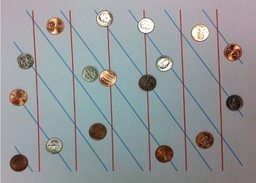
#> input picture hough.jpg, 256 x 183 px, shrunk from 666 x 477 before the run
$ jupyter execute project_3_task_3.ipynb
#> lines starting #> are read from the running program, lines starting #| are printed output that depends on the picture; after the words box and inside, x2 and y2 are one past the last pixel; in counts of white or black regions, pixels touching at a corner belong together
[cell 1]
def edge_detection(image):
    gx = cv2.Canny(image,100,250)
    cv2.imwrite("edge_detected.jpg",gx)

    return gx

[cell 2]
def hough_line(img, step=1, value_threshold=100.0):
    diag_len = int(round(math.sqrt((img.shape[0])**2 + (img.shape[1])**2)))
    rho = np.linspace(-diag_len, diag_len, diag_len * 2)
    theta = np.deg2rad(np.arange(0, 360.0, step))


    cos_t = np.cos(theta)
    sin_t = np.sin(theta)
    num_theta = len(theta)

    accumulator = np.zeros((2 * diag_len, num_theta), dtype=np.uint32)

    are_edges = img > value_threshold
    y_idx, x_idx = np.nonzero(are_edges)

    for i in range(len(x_idx)):
        x = x_idx[i]
        y = y_idx[i]

        for t_idx, angle in enumerate(theta):
            rho_1 = diag_len + int(round(x * math.cos(angle) + y * math.sin(angle)))
            accumulator[rho_1, t_idx] += 1

    return accumulator, theta, rho

[cell 3]
def drawangled(image,accumulator, theta, r):
    idx1 = np.argsort(accumulator.ravel(), axis=None)[-14:]  #-14
    idx2= np.argsort(accumulator.ravel(), axis=None)[-32:-28]
    idx= np.hstack((idx1,idx2))
    rho = r[idx // accumulator.shape[1]]
    theta1 = theta[idx % accumulator.shape[1]]

#     t=theta[270]
    for r, t in zip(rho,theta1):
        a = np.cos(t)
        b = np.sin(t)
        x0 = a*r
        y0 = b*r
        x1 = int(x0 + 1000*(-b))
        y1 = int(y0 + 1000*(a))
        x2 = int(x0 - 1000*(-b))
        y2 = int(y0 - 1000*(a))
        cv2.line(image, (x1,y1),(x2,y2),(255,0,0),2)

    return image

[cell 4]
def draw_vertical(image,accumulator, theta, r):
    idx = np.argsort(accumulator.ravel(), axis=None)[-25:-15]  #-50:-47
#     idx2=np.argsort(accumulator.ravel(), axis=None)[-50]
#     idx3= np.argsort(accumulator.ravel(), axis=None)[-50]
#     idx4=np.vstack((idx,idx2,idx3))
    rho = r[idx // accumulator.shape[1]]
    theta1 = theta[idx % accumulator.shape[1]]

#     t=theta[270]
    for r, t in zip(rho,theta1):
        a = np.cos(t)
        b = np.sin(t)
        x0 = a*r
        y0 = b*r
        x1 = int(x0 + 1000*(-b))
        y1 = int(y0 + 1000*(a))
        x2 = int(x0 - 1000*(-b))
        y2 = int(y0 - 1000*(a))
        cv2.line(image, (x1,y1),(x2,y2),(255,0,0),2)

    return image

[cell 5]
def main():
    image= cv2.imread("hough.jpg",0)
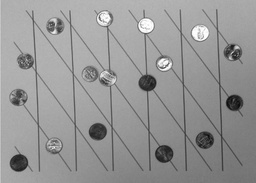
#> image: shape (183, 256); min 11, max 255, mean 150
    image1=cv2.imread("hough.jpg")
#> image1 is the input picture: shape (183, 256, 3); mean B, G, R 152.8, 150.8, 147.3
    image2=cv2.imread("hough.jpg")


    x=edge_detection(image)
#> in edge_detection, `gx = cv2.Canny(image,100,250)`:
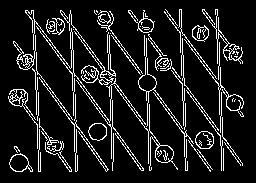
#> gx: shape (183, 256); 10.9% white in thin lines or dots, all inside (x1, y1, x2, y2) = (8, 9, 244, 172)
    print(x)
#> (printed output is left out)
    accumulator, theta, r = hough_line(x)
#> in hough_line, `y_idx, x_idx = np.nonzero(are_edges)`: y_idx = 5089 values from 9 to 171; x_idx = 5089 values, max 243 at index 2997, min 8 at index 2774, mean 125.3
#> the loop in hough_line, `for i in range(len(x_idx)):` made 5089 passes
#> (x, y) on passes 1 to 3: (165, 9), (179, 9), (180, 9)
#> after the loop in hough_line, `for i in range(len(x_idx)):`:
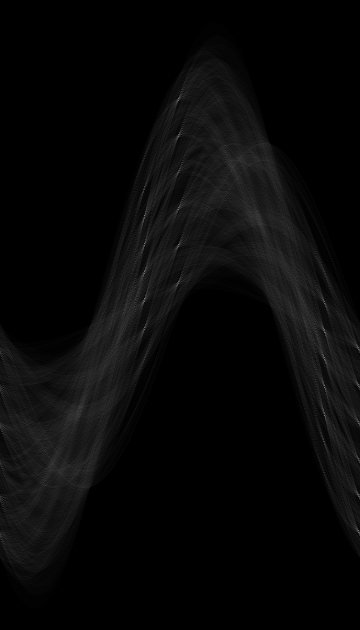
#> accumulator: shape (630, 360) uint32; min 0, max 129, mean 8.1
#> theta = 360 values from 0 to 6.27; r = 630 values from -315 to 315
    img=drawangled(image1, accumulator, theta, r)
#> in drawangled, `idx1 = np.argsort(accumulator.ravel(), axis=None)[-14:]`: idx1 = [97704, 129564, 98424, 128844, 36178, 191158, 35458, 191878, 107424, 119844, 77544, 149724, 139644, 87624]
#> in drawangled, `idx2= np.argsort(accumulator.ravel(), axis=None)[-32:-28]`: idx2 = [88738, 117864, 152638, 74698]
#> in drawangled, `idx= np.hstack((idx1,idx2))`: idx = 18 values, max 191878 at index 7, min 35458 at index 6, mean 112497.2
#> in drawangled, `rho = r[idx // accumulator.shape[1]]`: rho = 18 values, max 217.8 at index 7, min -216.8 at index 6, mean -2.67
#> in drawangled, `theta1 = theta[idx % accumulator.shape[1]]`: theta1 = 18 values, max 6.25 at index 5, min 2.51 at index 0, mean 4.14
#> the loop in drawangled, `for r, t in zip(rho,theta1):` made 18 passes
#> (r, t, a, b, x0, y0, x1, y1) on passes 1 to 12: (-43.57, 2.51, -0.809, 0.588, 35.25, -25.61, -552, -834), (44.57, 5.65, 0.809, -0.588, 36.06, -26.2, 623, 782), (-41.57, 2.51, -0.809, 0.588, 33.63, -24.43, -554, -833), (42.57, 5.65, 0.809, -0.588, 34.44, -25.02, 622, 783), (-214.8, 3.11, -0.999, 0.0349, 214.7, -7.5, 179, -1006), (215.8, 6.25, 0.999, -0.0349, 215.7, -7.53, 250, 991), (-216.8, 3.11, -0.999, 0.0349, 216.7, -7.57, 181, -1006), (217.8, 6.25, 0.999, -0.0349, 217.7, -7.6, 252, 991), (-16.53, 2.51, -0.809, 0.588, 13.37, -9.71, -574, -818), (17.53, 5.65, 0.809, -0.588, 14.18, -10.3, 601, 798), (-99.66, 2.51, -0.809, 0.588, 80.63, -58.58, -507, -867), (100.7, 5.65, 0.809, -0.588, 81.44, -59.17, 669, 749)
#> after the loop in drawangled, `for r, t in zip(rho,theta1):`:
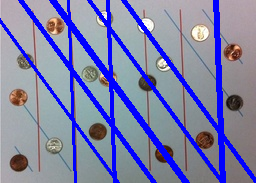
#> image: shape (183, 256, 3); mean B, G, R 169.7, 128.4, 125.6
    img2= draw_vertical(image2, accumulator, theta, r)
#> in draw_vertical, `idx = np.argsort(accumulator.ravel(), axis=None)[-25:-15]`: idx = [108504, 75418, 118764, 108863, 118403, 88018, 139318, 88344, 138924, 108684]
#> in draw_vertical, `rho = r[idx // accumulator.shape[1]]`: rho = [-13.52, -105.7, 14.52, -12.52, 13.52, -70.61, 71.61, -69.61, 70.61, -13.52]
#> in draw_vertical, `theta1 = theta[idx % accumulator.shape[1]]`: theta1 = [2.51, 3.11, 5.65, 2.5, 5.64, 3.11, 6.25, 2.51, 5.65, 5.65]
#> the loop in draw_vertical, `for r, t in zip(rho,theta1):` made 10 passes
#> (r, t, a, b, x0, y0, x1, y1) on passes 1 to 10: (-13.52, 2.51, -0.809, 0.588, 10.94, -7.95, -576, -816), (-105.7, 3.11, -0.999, 0.0349, 105.6, -3.69, 70, -1003), (14.52, 5.65, 0.809, -0.588, 11.75, -8.54, 599, 800), (-12.52, 2.5, -0.799, 0.602, 10, -7.53, -591, -806), (13.52, 5.64, 0.799, -0.602, 10.8, -8.14, 612, 790), (-70.61, 3.11, -0.999, 0.0349, 70.57, -2.46, 35, -1001), (71.61, 6.25, 0.999, -0.0349, 71.57, -2.5, 106, 996), (-69.61, 2.51, -0.809, 0.588, 56.32, -40.92, -531, -849), (70.61, 5.65, 0.809, -0.588, 57.13, -41.5, 644, 767), (-13.52, 5.65, 0.809, -0.588, -10.94, 7.95, 576, 816)
#> after the loop in draw_vertical, `for r, t in zip(rho,theta1):`:
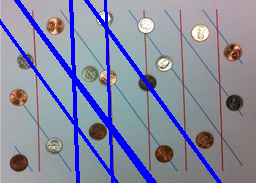
#> image: shape (183, 256, 3); mean B, G, R 161.9, 137.8, 135.2

    cv2.imwrite("blue_lines.jpg", img)
    cv2.imwrite("red_lines.jpg", img2)

$ run again, with segment.jpg copied over hough.jpg
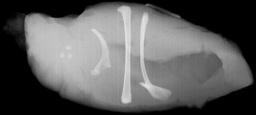
#> input picture segment.jpg, 256 x 115 px, shrunk from 712 x 321 before the run
#> in main, image is the input picture: shape (115, 256); min 0, max 230, mean 92.6
#> in edge_detection, `gx = cv2.Canny(image,100,250)`:
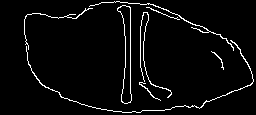
#> gx: shape (115, 256); 4.1% white in thin lines or dots, all inside (x1, y1, x2, y2) = (24, 1, 254, 113)
#> (printed output is left out)
#> y_idx = 1194 values from 1 to 112; x_idx = 1194 values, max 253 at index 802, min 24 at index 292, mean 140.4
#> the loop in hough_line, `for i in range(len(x_idx)):` made 1194 passes
#> (x, y) on passes 1 to 3: (114, 1), (116, 1), (117, 1)
#> in main, `accumulator, theta, r = hough_line(x)`: theta = 360 values from 0 to 6.27; r = 562 values from -281 to 281
#> idx1 = [54186, 50581, 148326, 151921, 79315, 78236, 123415, 124496, 148321, 54181, 54899, 147959, 54540, 147960]
#> idx2 = [145798, 121974, 83632, 57058]
#> in drawangled, `idx= np.hstack((idx1,idx2))`: idx = 18 values, max 151921 at index 3, min 50581 at index 1, mean 101488.8
#> in drawangled, `rho = r[idx // accumulator.shape[1]]`: rho = 18 values, max 141.8 at index 3, min -140.8 at index 1, mean 0.946
#> in drawangled, `theta1 = theta[idx % accumulator.shape[1]]`: theta1 = 18 values, max 6.27 at index 11, min 0 at index 13, mean 2.95
#> the loop in drawangled, `for r, t in zip(rho,theta1):` made 18 passes
#> (r, t, a, b, x0, y0, x1, y1) on passes 1 to 8: (-130.7, 3.25, -0.995, -0.105, 130, 13.67, 234, -980), (-140.8, 3.16, -1, -0.0175, 140.7, 2.46, 158, -997), (131.7, 0.105, 0.995, 0.105, 131, 13.77, 26, 1008), (141.8, 0.0175, 1, 0.0175, 141.7, 2.47, 124, 1002), (-60.61, 2.01, -0.423, 0.906, 25.61, -54.93, -880, -477), (-63.61, 2.02, -0.438, 0.899, 27.89, -57.18, -870, -495), (61.61, 5.15, 0.423, -0.906, 26.04, -55.84, 932, 366), (64.61, 5.17, 0.438, -0.899, 28.33, -58.08, 927, 380)
#> in draw_vertical, `idx = np.argsort(accumulator.ravel(), axis=None)[-25:-15]`: idx = [51299, 53827, 148687, 81834, 50940, 151560, 120894, 144714, 118011, 58134]
#> in draw_vertical, `rho = r[idx // accumulator.shape[1]]`: rho = [-138.7, -131.7, 132.7, -53.6, -139.7, 140.8, 54.6, 120.7, 46.58, -119.7]
#> in draw_vertical, `theta1 = theta[idx % accumulator.shape[1]]`: theta1 = [3.12, 3.26, 0.122, 1.99, 3.14, 0, 5.13, 6.18, 5.08, 3.04]
#> the loop in draw_vertical, `for r, t in zip(rho,theta1):` made 10 passes
#> (r, t, a, b, x0, y0, x1, y1) on passes 1 to 7: (-138.7, 3.12, -1, 0.0175, 138.7, -2.42, 121, -1002), (-131.7, 3.26, -0.993, -0.122, 130.8, 16.05, 252, -976), (132.7, 0.122, 0.993, 0.122, 131.7, 16.18, 9, 1008), (-53.6, 1.99, -0.407, 0.914, 21.8, -48.96, -891, -455), (-139.7, 3.14, -1, 1.22e-16, 139.7, -1.71e-14, 139, -1000), (140.8, 0, 1, 0, 140.8, 0, 140, 1000), (54.6, 5.13, 0.407, -0.914, 22.21, -49.88, 935, 356)
#> after the loop in draw_vertical, `for r, t in zip(rho,theta1):`:
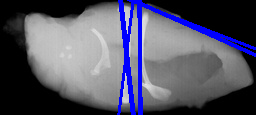
#> image: shape (115, 256, 3); mean B, G, R 102.3, 84.1, 84.1
